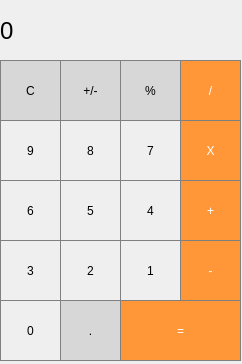
<?xml version="1.0" encoding="UTF-8"?>
<ui version="4.0">
 <class>MainWindow</class>
 <widget class="QMainWindow" name="MainWindow">
  <property name="geometry">
   <rect>
    <x>0</x>
    <y>0</y>
    <width>242</width>
    <height>364</height>
   </rect>
  </property>
  <property name="mouseTracking">
   <bool>false</bool>
  </property>
  <property name="windowTitle">
   <string>Calculator</string>
  </property>
  <widget class="QWidget" name="centralwidget">
   <widget class="QLabel" name="text">
    <property name="geometry">
     <rect>
      <x>0</x>
      <y>0</y>
      <width>241</width>
      <height>61</height>
     </rect>
    </property>
    <property name="font">
     <font>
      <pointsize>18</pointsize>
      <italic>false</italic>
      <bold>false</bold>
      <underline>false</underline>
      <strikeout>false</strikeout>
     </font>
    </property>
    <property name="styleSheet">
     <string notr="true">QLabel {
  qproperty-alignment: 'AlignVCenter | AlignRight';
  border: 1px solid gray;
}

background-color : white;</string>
    </property>
    <property name="text">
     <string>0</string>
    </property>
   </widget>
   <widget class="QPushButton" name="Button_clear">
    <property name="enabled">
     <bool>true</bool>
    </property>
    <property name="geometry">
     <rect>
      <x>0</x>
      <y>60</y>
      <width>61</width>
      <height>61</height>
     </rect>
    </property>
    <property name="styleSheet">
     <string notr="true">QPushButton {
  background-color: rgb(215, 215, 215);
  border: 1px solid gray;
}
QPushButton:pressed {
    background-color: qlineargradient(x1: 0, y1: 0, x2: 0, y2: 1,
                                      stop: 0 #BEBEBE, stop: 1 #D7D7D7);
}</string>
    </property>
    <property name="text">
     <string>C</string>
    </property>
   </widget>
   <widget class="QPushButton" name="Button_PlusMinus">
    <property name="enabled">
     <bool>true</bool>
    </property>
    <property name="geometry">
     <rect>
      <x>60</x>
      <y>60</y>
      <width>61</width>
      <height>61</height>
     </rect>
    </property>
    <property name="styleSheet">
     <string notr="true">QPushButton {
  background-color: rgb(215, 215, 215);
  border: 1px solid gray;
}
QPushButton:pressed {
    background-color: qlineargradient(x1: 0, y1: 0, x2: 0, y2: 1,
                                      stop: 0 #BEBEBE, stop: 1 #D7D7D7);
}</string>
    </property>
    <property name="text">
     <string>+/-</string>
    </property>
   </widget>
   <widget class="QPushButton" name="Button_divide">
    <property name="enabled">
     <bool>true</bool>
    </property>
    <property name="geometry">
     <rect>
      <x>180</x>
      <y>60</y>
      <width>61</width>
      <height>61</height>
     </rect>
    </property>
    <property name="styleSheet">
     <string notr="true">QPushButton {
  background-color: rgb(255, 151, 57);
  color: white; 
  border: 1px solid gray;
}

QPushButton:pressed {
    background-color: qlineargradient(x1: 0, y1: 0, x2: 0, y2: 1,
                                      stop: 0 #FF7802, stop: 1 #FF9739);
}</string>
    </property>
    <property name="text">
     <string>/</string>
    </property>
   </widget>
   <widget class="QPushButton" name="Button_Percent">
    <property name="enabled">
     <bool>true</bool>
    </property>
    <property name="geometry">
     <rect>
      <x>120</x>
      <y>60</y>
      <width>61</width>
      <height>61</height>
     </rect>
    </property>
    <property name="styleSheet">
     <string notr="true">QPushButton {
  background-color: rgb(215, 215, 215);
  border: 1px solid gray;
}
QPushButton:pressed {
    background-color: qlineargradient(x1: 0, y1: 0, x2: 0, y2: 1,
                                      stop: 0 #BEBEBE, stop: 1 #D7D7D7);
}</string>
    </property>
    <property name="text">
     <string>%</string>
    </property>
   </widget>
   <widget class="QPushButton" name="Button_9">
    <property name="enabled">
     <bool>true</bool>
    </property>
    <property name="geometry">
     <rect>
      <x>0</x>
      <y>120</y>
      <width>61</width>
      <height>61</height>
     </rect>
    </property>
    <property name="styleSheet">
     <string notr="true">QPushButton {
   border: 1px solid gray;
}
QPushButton:pressed {
    background-color: qlineargradient(x1: 0, y1: 0, x2: 0, y2: 1,
                                      stop: 0 #dadbde, stop: 1 #f6f7fa);
}</string>
    </property>
    <property name="text">
     <string>9</string>
    </property>
   </widget>
   <widget class="QPushButton" name="Button_7">
    <property name="enabled">
     <bool>true</bool>
    </property>
    <property name="geometry">
     <rect>
      <x>120</x>
      <y>120</y>
      <width>61</width>
      <height>61</height>
     </rect>
    </property>
    <property name="styleSheet">
     <string notr="true">QPushButton {
   border: 1px solid gray;
}
QPushButton:pressed {
    background-color: qlineargradient(x1: 0, y1: 0, x2: 0, y2: 1,
                                      stop: 0 #dadbde, stop: 1 #f6f7fa);
}</string>
    </property>
    <property name="text">
     <string>7</string>
    </property>
   </widget>
   <widget class="QPushButton" name="Button_multiply">
    <property name="enabled">
     <bool>true</bool>
    </property>
    <property name="geometry">
     <rect>
      <x>180</x>
      <y>120</y>
      <width>61</width>
      <height>61</height>
     </rect>
    </property>
    <property name="styleSheet">
     <string notr="true">QPushButton {
  background-color: rgb(255, 151, 57);
  color: white; 
  border: 1px solid gray;
}

QPushButton:pressed {
    background-color: qlineargradient(x1: 0, y1: 0, x2: 0, y2: 1,
                                      stop: 0 #FF7832, stop: 1 #FF9739);
}</string>
    </property>
    <property name="text">
     <string>X</string>
    </property>
   </widget>
   <widget class="QPushButton" name="Button_8">
    <property name="enabled">
     <bool>true</bool>
    </property>
    <property name="geometry">
     <rect>
      <x>60</x>
      <y>120</y>
      <width>61</width>
      <height>61</height>
     </rect>
    </property>
    <property name="styleSheet">
     <string notr="true">QPushButton {
   border: 1px solid gray;
}
QPushButton:pressed {
    background-color: qlineargradient(x1: 0, y1: 0, x2: 0, y2: 1,
                                      stop: 0 #dadbde, stop: 1 #f6f7fa);
}</string>
    </property>
    <property name="text">
     <string>8</string>
    </property>
   </widget>
   <widget class="QPushButton" name="Button_6">
    <property name="enabled">
     <bool>true</bool>
    </property>
    <property name="geometry">
     <rect>
      <x>0</x>
      <y>180</y>
      <width>61</width>
      <height>61</height>
     </rect>
    </property>
    <property name="styleSheet">
     <string notr="true">QPushButton {
   border: 1px solid gray;
}
QPushButton:pressed {
    background-color: qlineargradient(x1: 0, y1: 0, x2: 0, y2: 1,
                                      stop: 0 #dadbde, stop: 1 #f6f7fa);
}</string>
    </property>
    <property name="text">
     <string>6</string>
    </property>
   </widget>
   <widget class="QPushButton" name="Button_4">
    <property name="enabled">
     <bool>true</bool>
    </property>
    <property name="geometry">
     <rect>
      <x>120</x>
      <y>180</y>
      <width>61</width>
      <height>61</height>
     </rect>
    </property>
    <property name="styleSheet">
     <string notr="true">QPushButton {
   border: 1px solid gray;
}
QPushButton:pressed {
    background-color: qlineargradient(x1: 0, y1: 0, x2: 0, y2: 1,
                                      stop: 0 #dadbde, stop: 1 #f6f7fa);
}</string>
    </property>
    <property name="text">
     <string>4</string>
    </property>
   </widget>
   <widget class="QPushButton" name="Button_add">
    <property name="enabled">
     <bool>true</bool>
    </property>
    <property name="geometry">
     <rect>
      <x>180</x>
      <y>180</y>
      <width>61</width>
      <height>61</height>
     </rect>
    </property>
    <property name="styleSheet">
     <string notr="true">QPushButton {
  background-color: rgb(255, 151, 57);
  color: white; 
  border: 1px solid gray;
}

QPushButton:pressed {
    background-color: qlineargradient(x1: 0, y1: 0, x2: 0, y2: 1,
                                      stop: 0 #FF7832, stop: 1 #FF9739);
}</string>
    </property>
    <property name="text">
     <string>+</string>
    </property>
   </widget>
   <widget class="QPushButton" name="Button_5">
    <property name="enabled">
     <bool>true</bool>
    </property>
    <property name="geometry">
     <rect>
      <x>60</x>
      <y>180</y>
      <width>61</width>
      <height>61</height>
     </rect>
    </property>
    <property name="styleSheet">
     <string notr="true">QPushButton {
   border: 1px solid gray;
}
QPushButton:pressed {
    background-color: qlineargradient(x1: 0, y1: 0, x2: 0, y2: 1,
                                      stop: 0 #dadbde, stop: 1 #f6f7fa);
}</string>
    </property>
    <property name="text">
     <string>5</string>
    </property>
   </widget>
   <widget class="QPushButton" name="Button_3">
    <property name="enabled">
     <bool>true</bool>
    </property>
    <property name="geometry">
     <rect>
      <x>0</x>
      <y>240</y>
      <width>61</width>
      <height>61</height>
     </rect>
    </property>
    <property name="styleSheet">
     <string notr="true">QPushButton {
   border: 1px solid gray;
}
QPushButton:pressed {
    background-color: qlineargradient(x1: 0, y1: 0, x2: 0, y2: 1,
                                      stop: 0 #dadbde, stop: 1 #f6f7fa);
}</string>
    </property>
    <property name="text">
     <string>3</string>
    </property>
   </widget>
   <widget class="QPushButton" name="Button_1">
    <property name="enabled">
     <bool>true</bool>
    </property>
    <property name="geometry">
     <rect>
      <x>120</x>
      <y>240</y>
      <width>61</width>
      <height>61</height>
     </rect>
    </property>
    <property name="styleSheet">
     <string notr="true">QPushButton {
   border: 1px solid gray;
}
QPushButton:pressed {
    background-color: qlineargradient(x1: 0, y1: 0, x2: 0, y2: 1,
                                      stop: 0 #dadbde, stop: 1 #f6f7fa);
}</string>
    </property>
    <property name="text">
     <string>1</string>
    </property>
   </widget>
   <widget class="QPushButton" name="Button_sub">
    <property name="enabled">
     <bool>true</bool>
    </property>
    <property name="geometry">
     <rect>
      <x>180</x>
      <y>240</y>
      <width>61</width>
      <height>61</height>
     </rect>
    </property>
    <property name="styleSheet">
     <string notr="true">QPushButton {
  background-color: rgb(255, 151, 57);
  color: white; 
  border: 1px solid gray;
}

QPushButton:pressed {
    background-color: qlineargradient(x1: 0, y1: 0, x2: 0, y2: 1,
                                      stop: 0 #FF7832, stop: 1 #FF9739);
}</string>
    </property>
    <property name="text">
     <string>-</string>
    </property>
   </widget>
   <widget class="QPushButton" name="Button_2">
    <property name="enabled">
     <bool>true</bool>
    </property>
    <property name="geometry">
     <rect>
      <x>60</x>
      <y>240</y>
      <width>61</width>
      <height>61</height>
     </rect>
    </property>
    <property name="styleSheet">
     <string notr="true">QPushButton {
   border: 1px solid gray;
}
QPushButton:pressed {
    background-color: qlineargradient(x1: 0, y1: 0, x2: 0, y2: 1,
                                      stop: 0 #dadbde, stop: 1 #f6f7fa);
}</string>
    </property>
    <property name="text">
     <string>2</string>
    </property>
   </widget>
   <widget class="QPushButton" name="Button_point">
    <property name="enabled">
     <bool>true</bool>
    </property>
    <property name="geometry">
     <rect>
      <x>60</x>
      <y>300</y>
      <width>61</width>
      <height>61</height>
     </rect>
    </property>
    <property name="styleSheet">
     <string notr="true">QPushButton {
  background-color: rgb(215, 215, 215);
  border: 1px solid gray;
}
QPushButton:pressed {
    background-color: qlineargradient(x1: 0, y1: 0, x2: 0, y2: 1,
                                      stop: 0 #BEBEBE, stop: 1 #D7D7D7);
}</string>
    </property>
    <property name="text">
     <string>.</string>
    </property>
   </widget>
   <widget class="QPushButton" name="Button_equals">
    <property name="enabled">
     <bool>true</bool>
    </property>
    <property name="geometry">
     <rect>
      <x>120</x>
      <y>300</y>
      <width>121</width>
      <height>61</height>
     </rect>
    </property>
    <property name="styleSheet">
     <string notr="true">QPushButton {
  background-color: rgb(255, 151, 57);
  color: white; 
  border: 1px solid gray;
}

QPushButton:pressed {
    background-color: qlineargradient(x1: 0, y1: 0, x2: 0, y2: 1,
                                      stop: 0 #FF7832, stop: 1 #FF9739);
}</string>
    </property>
    <property name="text">
     <string>=</string>
    </property>
   </widget>
   <widget class="QPushButton" name="Button_0">
    <property name="enabled">
     <bool>true</bool>
    </property>
    <property name="geometry">
     <rect>
      <x>0</x>
      <y>300</y>
      <width>61</width>
      <height>61</height>
     </rect>
    </property>
    <property name="styleSheet">
     <string notr="true">QPushButton {
   border: 1px solid gray;
}
QPushButton:pressed {
    background-color: qlineargradient(x1: 0, y1: 0, x2: 0, y2: 1,
                                      stop: 0 #dadbde, stop: 1 #f6f7fa);
}</string>
    </property>
    <property name="text">
     <string>0</string>
    </property>
   </widget>
  </widget>
 </widget>
 <resources/>
 <connections/>
</ui>
